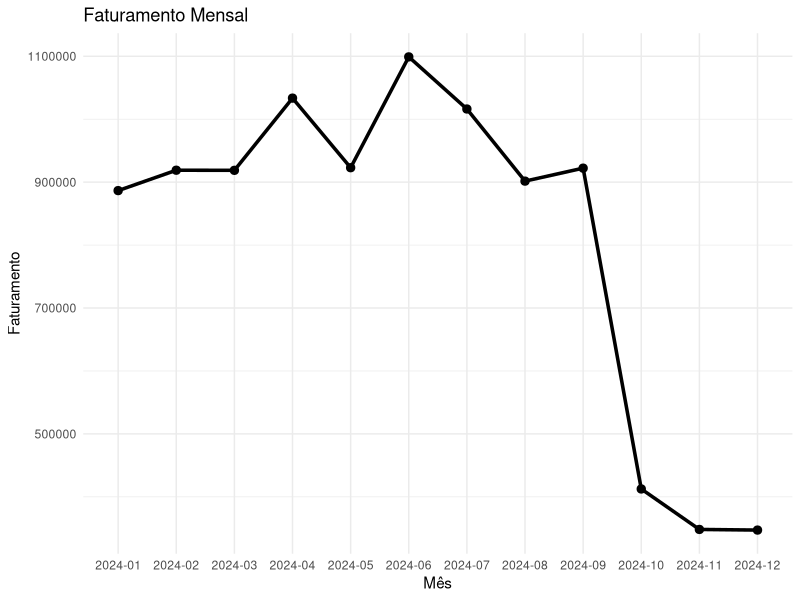

R code for this plot:
# Instalação e Carregamento dos Pacotes -----------------------------------
library(dplyr)
library(ggplot2)
library(readr)

# Importação dos Dados ----------------------------------------------------
vendas_hashtech <- read_csv("../dados/vendas_hashtech.csv")
View(vendas_hashtech)

# Calculando o Faturamento Mensal -----------------------------------------

# Criação do DataFrame do Total de Vendas por Mês
vendas_mensais <- vendas_hashtech %>% 
  mutate(mes = substr(data, 1, 7)) %>% 
  group_by(mes) %>% 
  summarise(faturamento_total = sum(faturamento))

# Plot do Total de Vendas por Mês
ggplot(vendas_mensais, aes(x = mes, y = faturamento_total, group = 1)) +
  geom_line(linewidth = 1.2) +
  geom_point(size = 2.5) +
  labs(
    title = "Faturamento Mensal",
    x = "Mês",
    y = "Faturamento"
  ) +
  theme_minimal()


